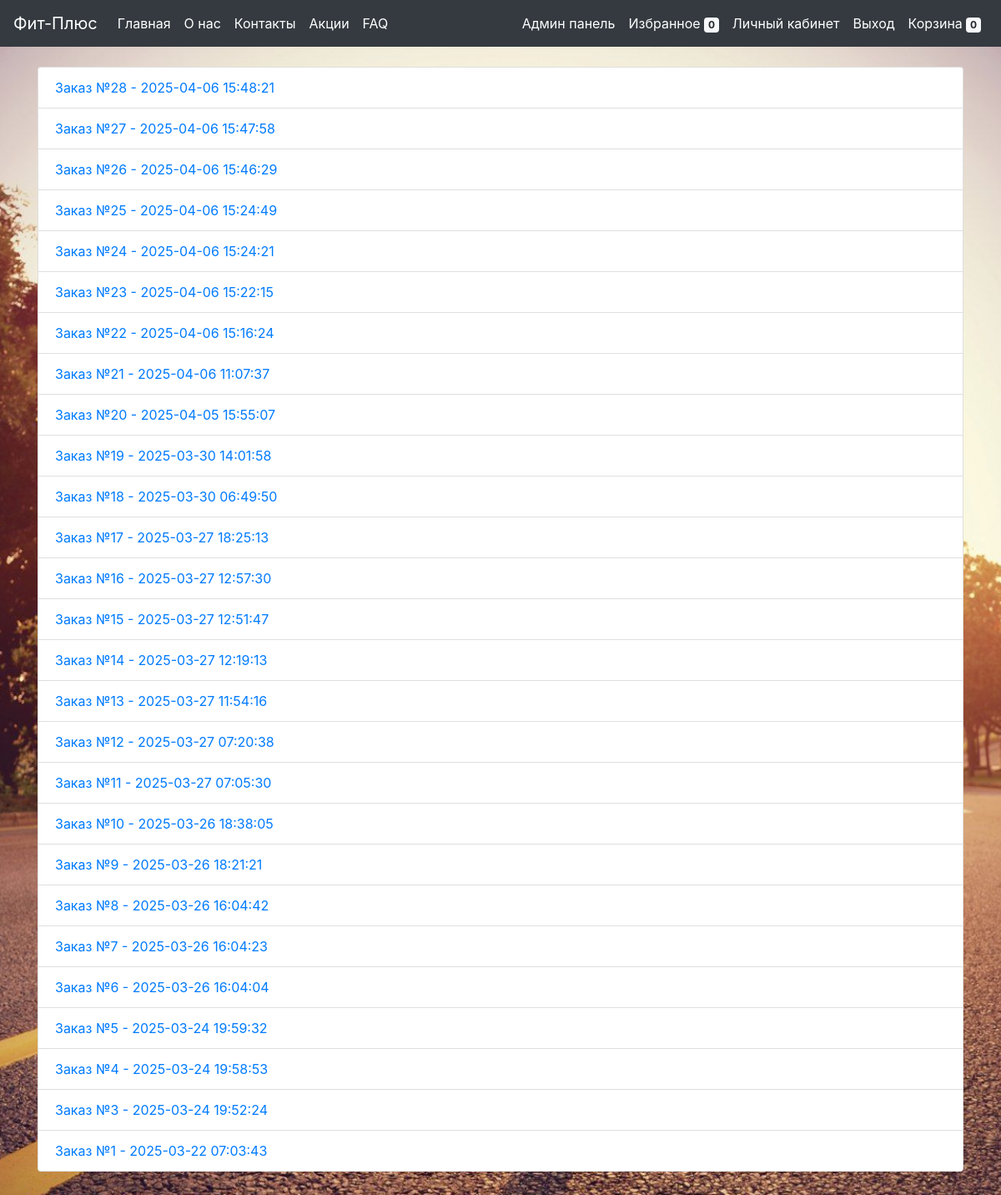
Screenshot of /orders.php (signed in) with the database file from the repository.
### tables this page shows
CREATE TABLE `orders` (
  `id` int(11) NOT NULL,
  `user_id` int(11) NOT NULL,
  `full_name` varchar(100) NOT NULL,
  `address` text NOT NULL,
  `payment_method` enum('cash','card') NOT NULL,
  `total` decimal(10,2) NOT NULL,
  `created_at` timestamp NULL DEFAULT CURRENT_TIMESTAMP
);

### orders.php (the view, shortened to what this page needs)
<?php
require 'config.php';
$stmt = $pdo->prepare("SELECT * FROM orders WHERE user_id = :user_id ORDER BY created_at DESC");
$stmt->execute([':user_id' => $_SESSION['user_id']]);
$orders = $stmt->fetchAll(PDO::FETCH_ASSOC);
?>
<?php include 'header.php'; ?>
<div class="container mt-4">
    <?php if (!empty($orders)): ?>
        <ul class="list-group">
            <?php foreach ($orders as $order): ?>
                <li class="list-group-item">
                    <a href="order_details.php?id=<?= $order['id'] ?>">
                        Заказ №<?= $order['id'] ?> - <?= htmlspecialchars($order['created_at']) ?>
                    </a>
                </li>
            <?php endforeach; ?>
        </ul>
    <?php else: ?>
        <p>У вас пока нет заказов.</p>
    <?php endif; ?>
</div>

### header.css (style rules this page uses)
body { background: url("../icons/background.jpg") no-repeat center center fixed; background-size: cover; margin-bottom: 60px; padding-top: 56px; }

### rows the page displays
orders: id "28", created_at "2025-04-06 15:48:21"
orders: id "27", created_at "2025-04-06 15:47:58"
orders: id "26", created_at "2025-04-06 15:46:29"
orders: id "25", created_at "2025-04-06 15:24:49"
orders: id "24", created_at "2025-04-06 15:24:21"
orders: id "23", created_at "2025-04-06 15:22:15"
orders: id "22", created_at "2025-04-06 15:16:24"
orders: id "21", created_at "2025-04-06 11:07:37"
orders: id "20", created_at "2025-04-05 15:55:07"
orders: id "19", created_at "2025-03-30 14:01:58"
orders: id "18", created_at "2025-03-30 06:49:50"
orders: id "17", created_at "2025-03-27 18:25:13"
orders: id "16", created_at "2025-03-27 12:57:30"
orders: id "15", created_at "2025-03-27 12:51:47"
orders: id "14", created_at "2025-03-27 12:19:13"
orders: id "13", created_at "2025-03-27 11:54:16"
orders: id "12", created_at "2025-03-27 07:20:38"
orders: id "11", created_at "2025-03-27 07:05:30"
orders: id "10", created_at "2025-03-26 18:38:05"
orders: id "9", created_at "2025-03-26 18:21:21"
orders: id "8", created_at "2025-03-26 16:04:42"
orders: id "7", created_at "2025-03-26 16:04:23"
orders: id "6", created_at "2025-03-26 16:04:04"
orders: id "5", created_at "2025-03-24 19:59:32"
orders: id "4", created_at "2025-03-24 19:58:53"
orders: id "3", created_at "2025-03-24 19:52:24"
orders: id "1", created_at "2025-03-22 07:03:43"

### other values shown
$favCount "0"
array_sum($_SESSION['cart']) "0"
